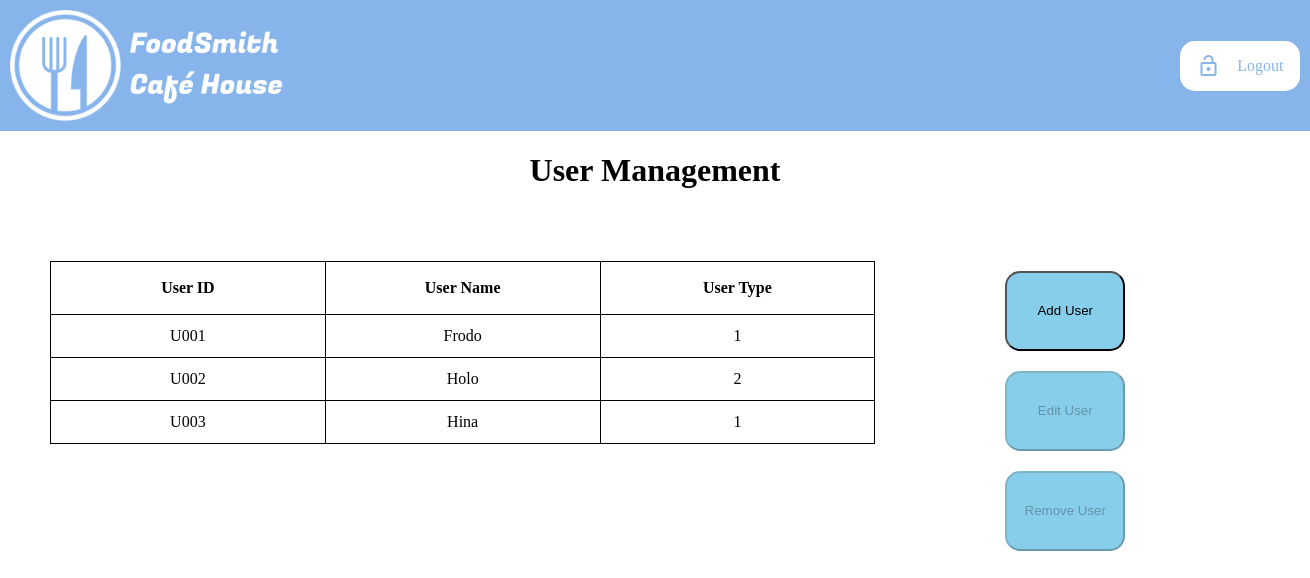
The page /user/index.php on the database as committed earlier.
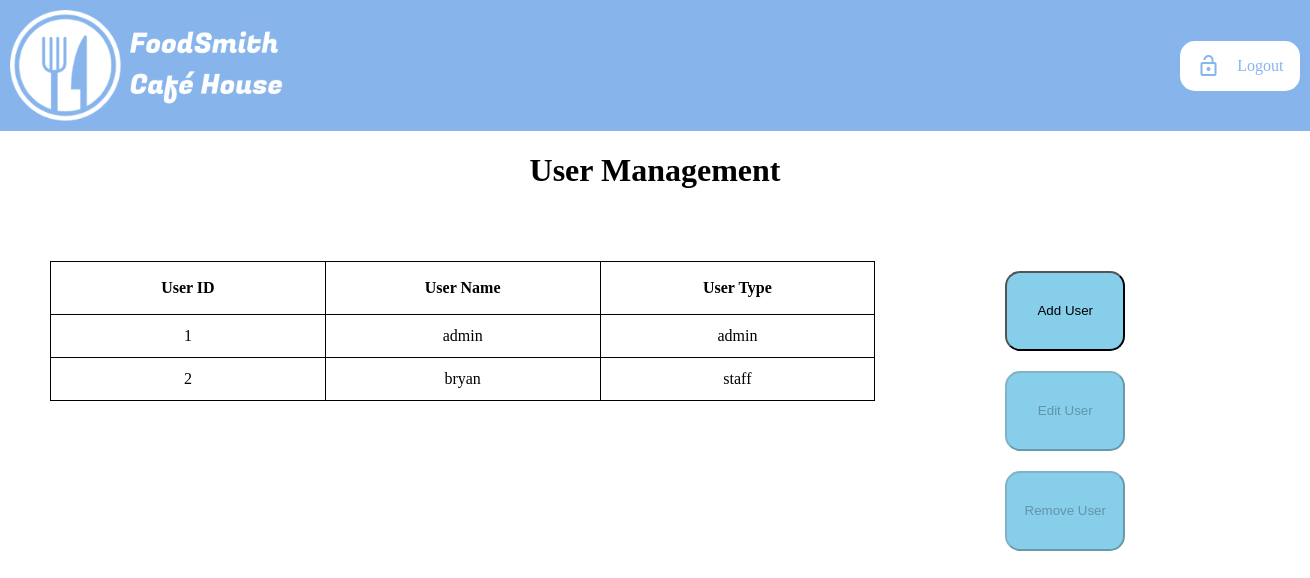
The same page on the database as committed later.
### tables this page shows
CREATE TABLE `user` (
  `userID` int(11) NOT NULL,
  `userType` text NOT NULL,
  `userName` text NOT NULL,
  `Password` text NOT NULL
);

### user/index.php (the view, shortened to what this page needs)
<!DOCTYPE html>
<html lang="en">
<head>
	<link rel="stylesheet" href="user_style.css">
<?php
	include_once ($_SERVER['DOCUMENT_ROOT']."/template/header.php");
?>
	<h1>User Management</h1>
	<article>
		<div class="table-group">
	<?php
		include_once ($_SERVER['DOCUMENT_ROOT']."/db_conn.php");
		$query = "SELECT * FROM user";
		$result = $conn->query($query);
		echo "<table class='user-list'><tr><th>User ID</th><th>User Name</th><th>User Type</th></tr>";
		if ($result->num_rows > 0)
		{
			while ($row = $result->fetch_assoc())
			{
				echo "<tr class='list-items'><td>" . $row["userID"] . "</td><td>" . $row["userName"] . "</td><td>" . $row["userType"] . "</td></tr>";
			}
		}
		else
		{
			echo "0 results";
		}
		echo "</table>";
	?>
		</div>
		<div class='buttons-group'>
			<button class='buttons' onclick="showModal('modal-add-user')">
				<p>Add User</p>
			</button>
			<button id="edit-button" class='buttons' onclick="showModal('modal-edit-user')" disabled="disabled">
				<p>Edit User</p>
			</button>
			<button id="remove-button" class='buttons' onclick="showModal('modal-remove-user')" disabled="disabled">
				<p>Remove User</p>
			</button>
		</div>
	</article>
</body>
</html>

Rows that differ between the two databases and show on the page:
removed user: userID "U001", userName "Frodo", userType "1"
removed user: userID "U002", userName "Holo", userType "2"
removed user: userID "U003", userName "Hina", userType "1"
added user: userID "1", userName "admin", userType "admin"
added user: userID "2", userName "bryan", userType "staff"
